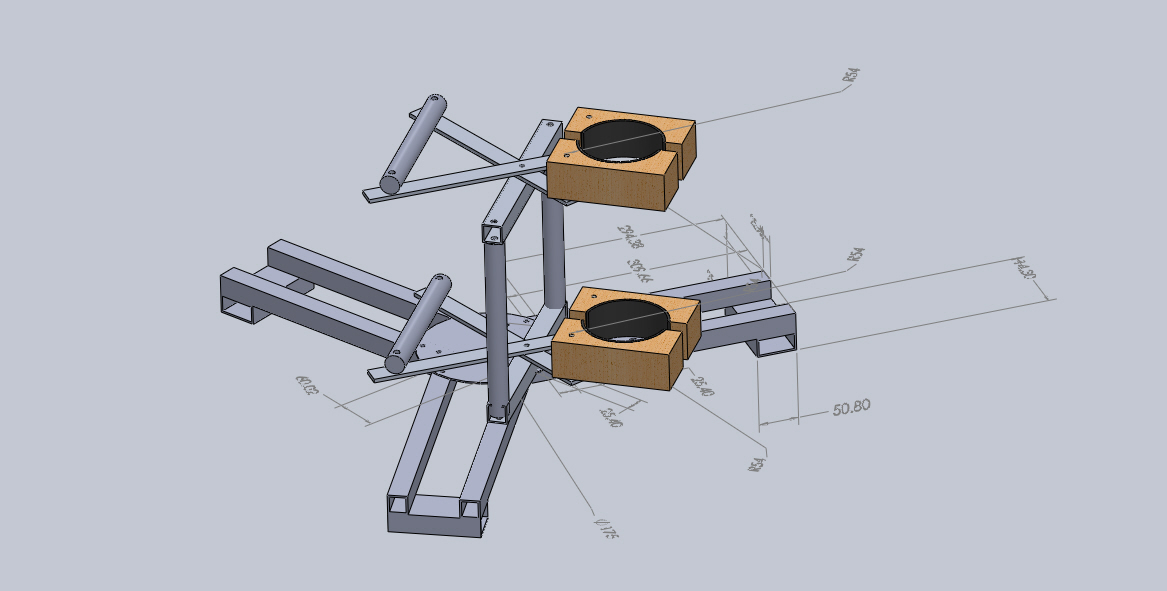
#> input picture sw/HYBRID DESIGN/newnewnew.JPG, 1167 x 591 px, given in place of the camera
$ python shreyas.py   (Python 2 division)   (older library calls are emulated)
#> lines starting #> are read from the running program, lines starting #| are printed output that depends on the picture; after the words box and inside, x2 and y2 are one past the last pixel; in counts of white or black regions, pixels touching at a corner belong together
import RPi.GPIO as GPIO
import cv2
import math
import time
import numpy as np
import threading
GPIO.setmode(GPIO.BOARD)
GPIO.setup(36, GPIO.OUT)
pwm = GPIO.PWM(36, 100)
pwm.start(5)
area_flag = 0
flag_90 = 0
vc=cv2.VideoCapture(0)
vc.set(3, 160)
vc.set(4, 120)
harish=0
retr= 0

cross_area = 0
main_flag = 1
dist_thresh = 0
thread_flag = 0

oldangle=0
area_45 = 1
cross = 0

#-------------------------Encoder---------------------------------------------------------------
RoAPin = 11    # pin11
RoBPin = 12    # pin12

GPIO.setup(RoAPin, GPIO.IN)    # input mode
GPIO.setup(RoBPin, GPIO.IN)

globalCounter = 0
dist = 0.0
flag = 0
sum = 0
Last_RoB_Status = 0
Current_RoB_Status = 0


def rotaryDeal():
    global flag
    global Last_RoB_Status
    global Current_RoB_Status
    global globalCounter
    global dist
    global sum
    Last_RoB_Status = GPIO.input(RoBPin)
    while(not GPIO.input(RoAPin)):
        Current_RoB_Status = GPIO.input(RoBPin)
        flag = 1
    print "AAAAAAAAAAAAAAAAAa"
    if flag == 1:
        flag = 0
        if (Last_RoB_Status == 0) and (Current_RoB_Status == 1):
            globalCounter = globalCounter + 1
            #print "Dist : " + str(globalCounter*1.475)
        if (Last_RoB_Status == 1) and (Current_RoB_Status == 0):
            globalCounter = globalCounter - 1


def loop():
    global globalCounter
    global main_flag
    global dist_thresh

    if main_flag == 4:
        globalCounter = 0
        main_flag = 4.5
    if main_flag == 6:
        globalCounter = 0
        main_flag = 6.5

    if dist_thresh == 1 and globalCounter < 3:
       print 'globalCounter = %d' % globalCounter
       print 'Dist = ' + str(globalCounter*1.475)
    if main_flag == 4.5 and globalCounter >= 3:
        main_flag = 5
    if dist_thresh == 2 and globalCounter < 10:
       print 'globalCounter = %d' % globalCounter
       print 'Dist = ' + str(globalCounter*1.475)
    if main_flag == 6.5 and globalCounter >= 10:
        main_flag = 7

def destroy():
    GPIO.cleanup()             # Release resource
#-----------------------------------------------------------------------------------------------


#--------------------------------------------
myThread = threading.Thread(target=rotaryDeal)
myThread.start()
myThread.join()
#--------------------------------------------


while(vc.isOpened()):
    #img=cv2.imread("1.png")
    ret,imgi =vc.read()
#> imgi is the input picture: shape (591, 1167, 3); mean B, G, R 199.9, 190.1, 187.1
    #cv2.imshow('Output',img)
    img = cv2.flip(imgi, 1)
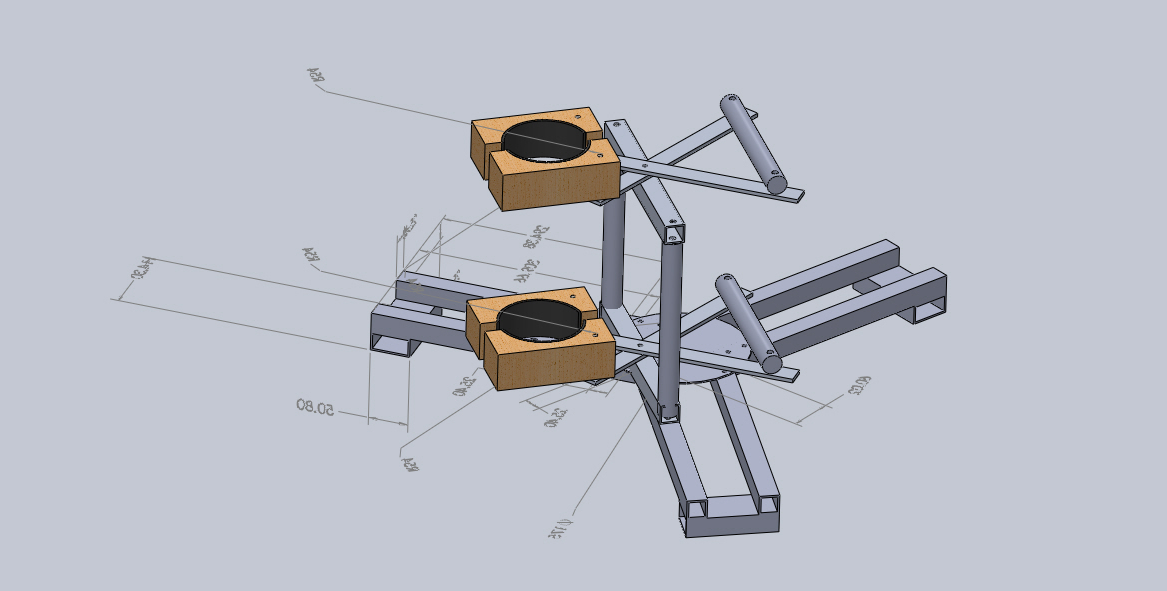
#> img: shape (591, 1167, 3); mean B, G, R 199.9, 190.1, 187.1
    #img = cv2.flip(imgr, 1)
    img2 =cv2.cvtColor(img,cv2.COLOR_BGR2GRAY)
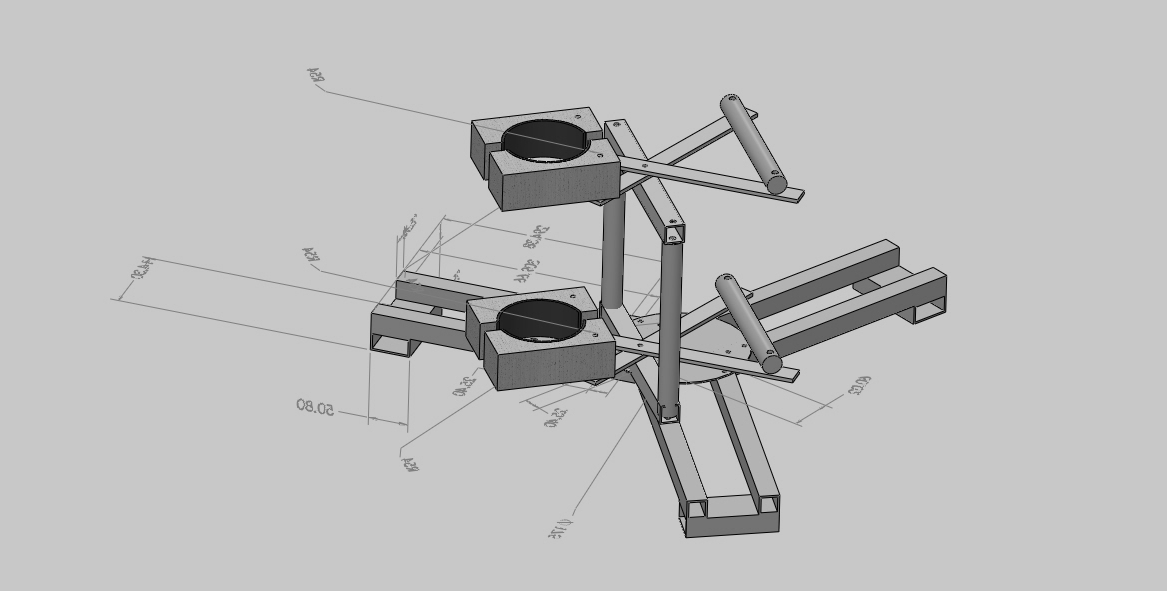
#> img2: shape (591, 1167); min 0, max 202, mean 190.3
    x=200
    imgthreshold=cv2.inRange(img,cv2.cv.Scalar(x,x,x),cv2.cv.Scalar(255,255,255),)
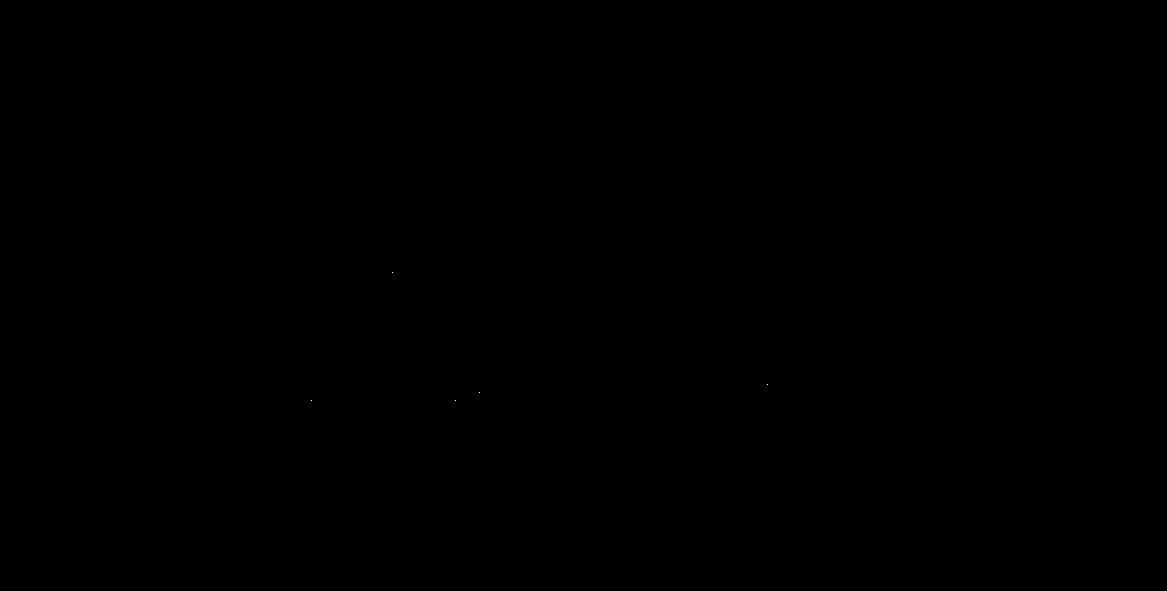
#> imgthreshold: shape (591, 1167); 0% white in thin lines or dots, all inside (x1, y1, x2, y2) = (311, 272, 768, 401)
    #cv2.imshow('threshold',imgthreshold)

    edges=cv2.Canny(imgthreshold,100,200)
#> edges: shape (591, 1167); 0.01% white in thin lines or dots, all inside (x1, y1, x2, y2) = (310, 271, 769, 402)
    #cv2.imshow('Filter',edges)
    im2, hierarchy = cv2.findContours(imgthreshold,cv2.RETR_TREE,cv2.CHAIN_APPROX_SIMPLE)
#> im2 = 5 contours, all with area under 20


    areas = [cv2.contourArea(c) for c in im2]
#> areas = [0, 0, 0, 0, 0]
    #FIX: max_index will be null if argmax has no arguments


    #check max area
    if areas != []:
       if max(areas) > 2800:
         cross_area = 1
       else:
         cross_area = 0

    #------------------------------------main code------------------------------------------

    print "Main Flag: " + str(main_flag)
    if areas != [] :
        print "HELLO : " + str(max(areas))
#| HELLO : 0.0

    #rotaryDeal()


    if main_flag == 1 and areas == [] and area_flag == 1:
        duty1 = int(45)/10 + 2.5
        pwm.ChangeDutyCycle(duty1)
        harish = duty1
        print "main flag 1 passed : 60 degrees "
        main_flag = 2
        cross_area = 0

    elif main_flag == 2 and cross_area == 1:
        main_flag = 3

    elif main_flag == 3 and areas != []:
        max_index = np.argmax(areas)
        cnt=im2[max_index]
        x,y,w,h = cv2.boundingRect(cnt)
        if y > 14:
           duty1 = int(60)/10 + 2.5
           pwm.ChangeDutyCycle(duty1)
           harish = duty1
           print "main flag 3 passed == 60 degrees "
           cross_area = 0
           dist_thresh = 1
           main_flag = 4
           print "Encoder1 Started :"
           loop()

    elif main_flag == 4.5:
        loop()

    elif main_flag == 5:
        duty1 = int(90)/10 + 2.5
        pwm.ChangeDutyCycle(duty1)
        harish = duty1
        print "main flag 5 passed == 90 degrees "
        dist_thresh = 2
        main_flag = 6
        loop()
        cross_area = 0

    elif main_flag == 6.5:
        loop()

    elif main_flag == 7:
        duty1 = int(135)/10 + 2.5
        pwm.ChangeDutyCycle(duty1)
        harish = duty1
        print "main flag 7 passed == 135 degrees "
        main_flag = 1

    elif areas!=[] and main_flag<=2:

        max_index = np.argmax(areas)
#> max_index = 0
        print str(max(areas))
#| 0.0
        cnt=im2[max_index]
#> cnt = [[455, 400]]
        x,y,w,h = cv2.boundingRect(cnt)
#> x = 455; y = 400; w = 1; h = 1
        cv2.rectangle(img,(x,y),(x+w,y+h),(0,255,0),2)
#> img: shape (591, 1167, 3); under 0.01% of pixels changed, all inside (x1, y1, x2, y2) = (454, 399, 458, 403)
        main_y = y
#> main_y = 400
        #print x,y,x+w,y+h
        cv2.line(img,(((2*x+w)/2),y),(((2*x+w)/2),((2*y+h))),(255,0,0),2)
        cv2.line(img,(x,((2*y+h)/2)),(((x+w)),((2*y+h)/2)),(255,0,0),2)
#> img: shape (591, 1167, 3); mean B, G, R 200, 189.9, 186.9
        cv2.line(img,(80,0),(80,120),(255,0,255),2)
        cv2.line(img,(0,60),(160,60),(255,0,255),2)
        cv2.line(img,((2*x+w)/2,(2*y+h)/2),(80,120),(0,0,255),2)

        #FIX: 0 check for a,b,c,d
        a = 120 - (2*y + h)/2
#> a = -280
        cv2.line(img, ((2*x + w)/2, (2*y + h)/2), (80, (2*y + h)/2), (50,50,50), 2)
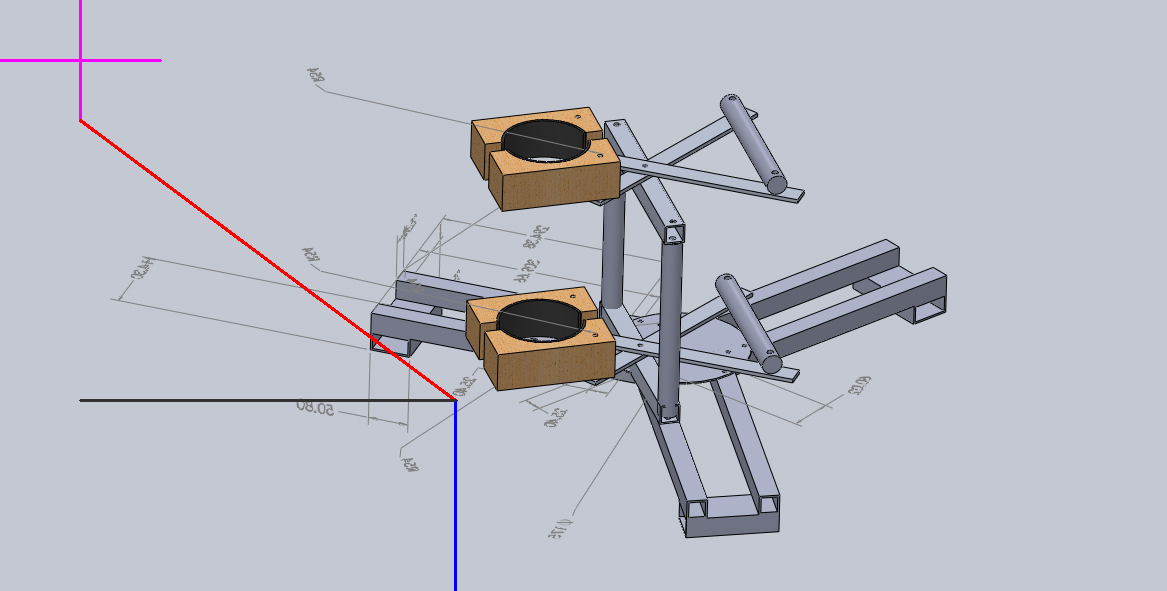
#> img: shape (591, 1167, 3); mean B, G, R 199.3, 189, 186.9
        b = (80 - (2*x + w)/2)
#> b = -375
        area_flag = 1
        ang = math.fabs(b/2.5)
#> ang = 150
        cenx = (2*x + w )/2
#> cenx = 455
        #print e
        #print (90-ang)
        if cenx <= 80:
           angle2 = (90+ang)
        else:
           angle2 = (90-ang)
#> angle2 = -60
        print int(angle2)
#| -60
        cv2.drawContours(img,cnt,-1,(0,255,0),1)
#> img: shape (591, 1167, 3); under 0.01% of pixels changed, all inside (x1, y1, x2, y2) = (455, 400, 456, 401)
        diff = math.fabs(oldangle-angle2)
#> diff = 60
        if diff>=0:
           duty1 = int(angle2)/10 + 3
#> duty1 = -3
           oldangle=angle2
#> oldangle = -60
        #print (duty1)
        if harish!=duty1 and cross_area != 1:
           pwm.ChangeDutyCycle(duty1)
           harish = duty1
#> harish = -3
        #time.sleep(0.03)
        #resized = cv2.resize(img, (320, 240))
        #cv2.imshow("Show",img)

        if thread_flag == 0:
            time.sleep(2)
            thread_flag = 1
            mythread = threading.Thread(target = rotaryDeal)
            mythread.start()
            mythread.join()

        k=cv2.waitKey(10)
#> (key Esc is pressed here)
        if k==27:
            break

vc.release()
cv2.destroyAllWindows()
